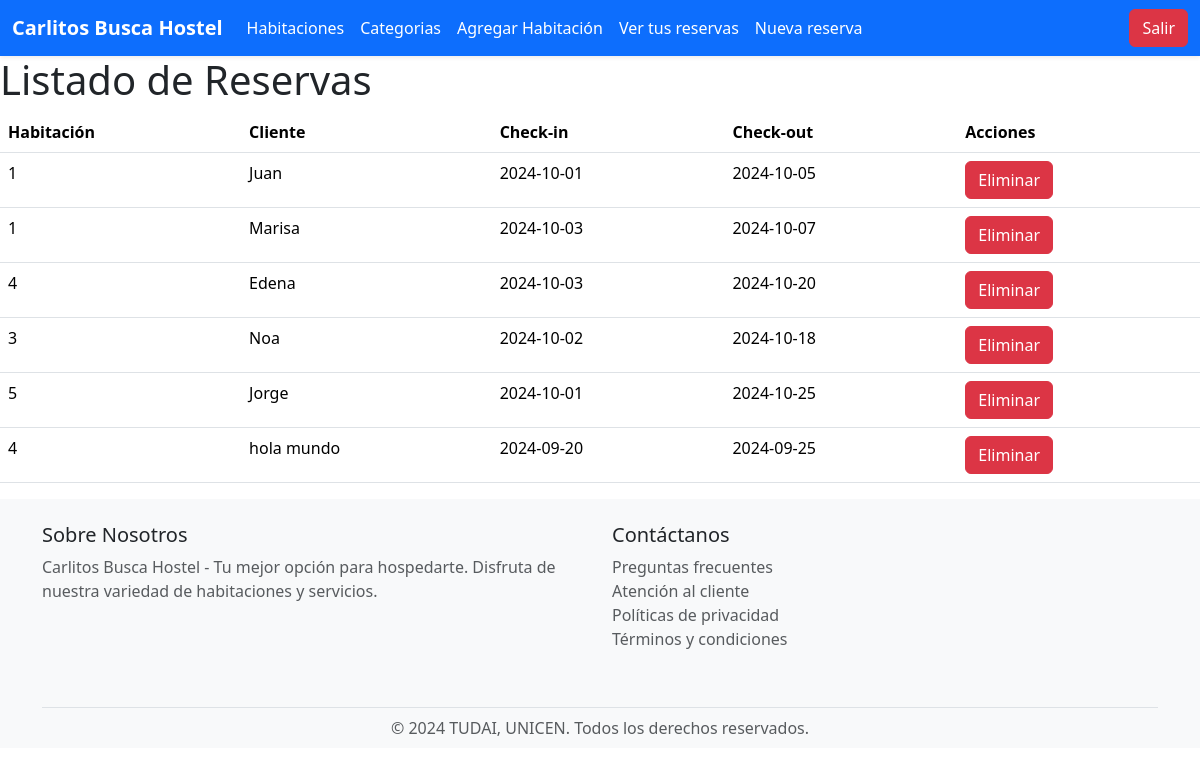
Page /showReservations (signed in) on the earlier database version.
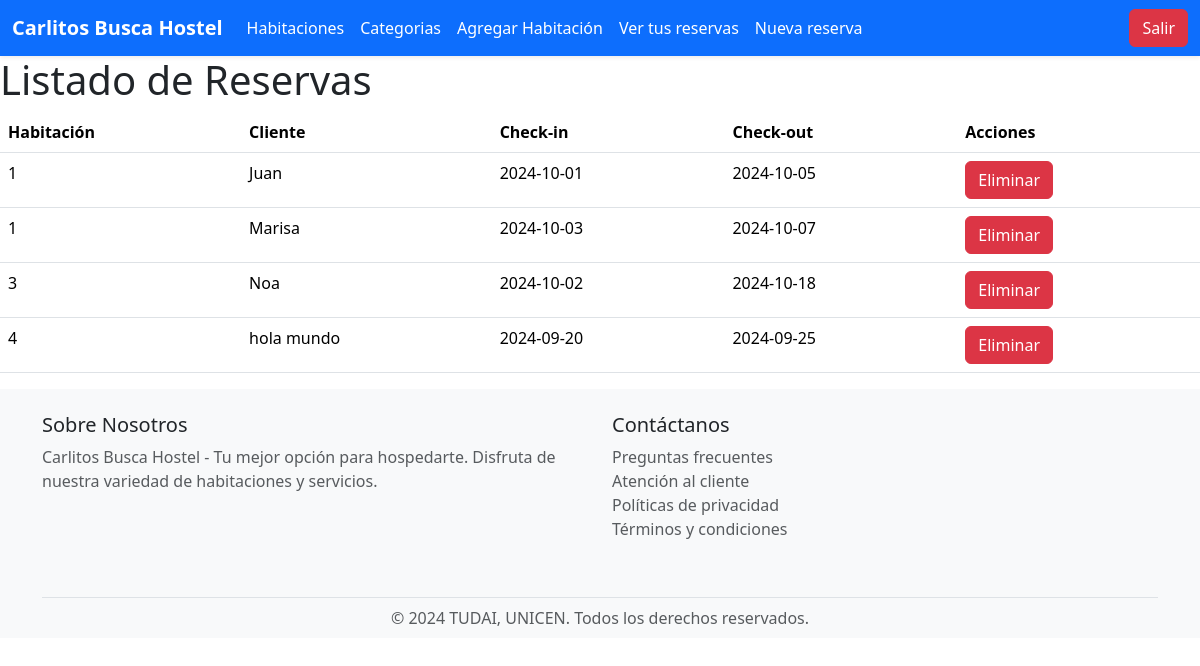
Same page on the later database version.
### tables this page shows
CREATE TABLE `reservas` (
  `id_reserva` int(11) NOT NULL,
  `id_habitacion` int(11) NOT NULL,
  `Check_in` date NOT NULL,
  `Check_out` date NOT NULL,
  `nombre_cliente` varchar(100) NOT NULL,
  `id_usuario` int(11) NOT NULL
);

### app/views/hostel.view.php (called while the page is built, shortened)
<?php
class HostelView {
    public function __construct($user){
        $this->user = $user;
    }
    public function showReservations($reservations) {
        require_once './templates/pages/showReservations.phtml';
    }
}

### app/controllers/hostel.controller.php (called while the page is built, shortened)
<?php
require_once './app/models/hostel.model.php';
require_once './app/views/hostel.view.php';
class Hostelcontroller{
    private $model;
    private $view;
    public function __construct($res) {
        $this->model = new HostelModel();
        $this->view = new HostelView($res->user);
    }
        public function showReservations() {
            $reservations = $this->model->showReservation();
            $this->view->showReservations($reservations);
        }
}

### app/models/hostel.model.php (called while the page is built, shortened)
<?php
class HostelModel {
    private $db;
    public function __construct() {
        $this->db = new PDO('mysql:host=localhost;dbname=hostel_web2;charset=utf8', 'root', '');
    }
    public function showReservation(){
        $query = $this->db->prepare("SELECT * FROM reservas");
        $query->execute();
        $reservation = $query->fetchAll(PDO::FETCH_OBJ);
        return $reservation;
    }
}

### templates/pages/showReservations.phtml (the view)
<?php require_once './templates/layouts/header.phtml'; ?>
<h1>Listado de Reservas</h1>
<table class="table">
    <thead>
        <tr>
            <th>Habitación</th>
            <th>Cliente</th>
            <th>Check-in</th>
            <th>Check-out</th>
            <th>Acciones</th>
        </tr>
    </thead>
    <tbody>
        <?php foreach ($reservations as $reservation): ?>
            <tr>
                <td><?php echo htmlspecialchars($reservation->id_habitacion); ?></td>
                <td><?php echo htmlspecialchars($reservation->nombre_cliente); ?></td>
                <td><?php echo htmlspecialchars($reservation->Check_in); ?></td>
                <td><?php echo htmlspecialchars($reservation->Check_out); ?></td>
                <td>
                    <a href="<?php echo BASE_URL . 'deleteReservation?id_reserva=' . $reservation->id_reserva; ?>" class="btn btn-danger" onclick="return confirm('¿Estás seguro de que deseas eliminar esta reserva?');">
                        Eliminar
                    </a>
                </td>
            </tr>
        <?php endforeach; ?>
    </tbody>
</table>
<?php require_once './templates/layouts/footer.phtml'; ?>

### router.php (shortened to what this page needs)
<?php
require_once './app/controllers/hostel.controller.php';
$res = new Response();
$action = 'Rooms';
if (!empty($_GET['action'])) {
    $action = $_GET['action'];
}
$params = explode('/', $action);
switch ($params[0]) {
    case "showReservations":
        $controller = new HostelController($res);
        $controller->showReservations();
        break;
}

### templates/layouts/header.phtml (shortened to what this page needs)
<!DOCTYPE html>
<html lang="es">
<head>
    <link href="https://cdn.jsdelivr.net/npm/bootstrap@5.3.2/dist/css/bootstrap.min.css" rel="stylesheet">
    <link rel="stylesheet" href="<?php echo BASE_URL; ?>public/css/style.css">
</head>
<body>
    <nav class="navbar navbar-expand-lg navbar-dark bg-primary shadow-sm">
        <div class="container-fluid">
            <a class="navbar-brand fw-bold" href="<?= BASE_URL ?>Home">Carlitos Busca Hostel</a>
            <div class="collapse navbar-collapse" id="navbarNav">
                <ul class="navbar-nav me-auto mb-2 mb-lg-0">
                    <li class="nav-item">
                        <a class="nav-link active" href="<?= BASE_URL ?>Rooms">Habitaciones</a>
                    </li>
                    <li class="nav-item">
                        <a class="nav-link active" href="<?= BASE_URL ?>ListCategory">Categorias</a>
                    </li>
                    <?php if($this->user): ?>
                    <li class="nav-item">
                        <a class="nav-link active" href="<?= BASE_URL ?>showAddRoom">Agregar Habitación</a>
                    </li>
                    <li>
                        <a class="nav-link active" href="<?= BASE_URL ?>showReservations">Ver tus reservas</a>
                    </li>
                    <li class="nav-item">
                        <a class="nav-link active" href="<?= BASE_URL ?>showAddReservation">Nueva reserva</a>
                    </li>
                <?php endif; ?>
                </ul>
                <ul class="navbar-nav ms-auto mb-2 mb-lg-0">
                <?php if($this->user): ?>
                    <li class="nav-item">
                        <a class="btn btn-danger" href="<?= BASE_URL ?>logout">Salir</a>
                    </li>
                <?php endif; ?>
                </ul>
            </div>
        </div>
    </nav>

### templates/layouts/footer.phtml (shortened to what this page needs)
<?php
require_once './templates/layouts/header.phtml';
?>
<footer class="bg-light text-dark pt-4 pb-2">
    <div class="container">
        <div class="row">
            <div class="col-md-6 mb-3">
                <h5>Sobre Nosotros</h5>
                <p class="text-muted">Carlitos Busca Hostel - Tu mejor opción para hospedarte. Disfruta de nuestra variedad de habitaciones y servicios.</p>
            </div>
            <div class="col-md-6 mb-3">
                <h5>Contáctanos</h5>
                <ul class="list-unstyled">
                    <li><a href="#" class="text-decoration-none text-muted">Preguntas frecuentes</a></li>
                    <li><a href="#" class="text-decoration-none text-muted">Atención al cliente</a></li>
                    <li><a href="#" class="text-decoration-none text-muted">Políticas de privacidad</a></li>
                    <li><a href="#" class="text-decoration-none text-muted">Términos y condiciones</a></li>
                </ul>
            </div>
        </div>
        <div class="text-center border-top pt-2 mt-4">
            <span class="text-muted">&copy; 2024 TUDAI, UNICEN. Todos los derechos reservados.</span>
        </div>
    </div>
</footer>
</body>
</html>

### public/css/style.css (style rules this page uses)
html, body { height: 100%; margin: 0; }
body { display: flex; flex-direction: column; }
.container { flex-grow: 1; }

Differences in the rows shown:
removed reservas: id_habitacion "4", nombre_cliente "Edena", Check_in "2024-10-03", Check_out "2024-10-20"
removed reservas: id_habitacion "5", nombre_cliente "Jorge", Check_in "2024-10-01", Check_out "2024-10-25"
